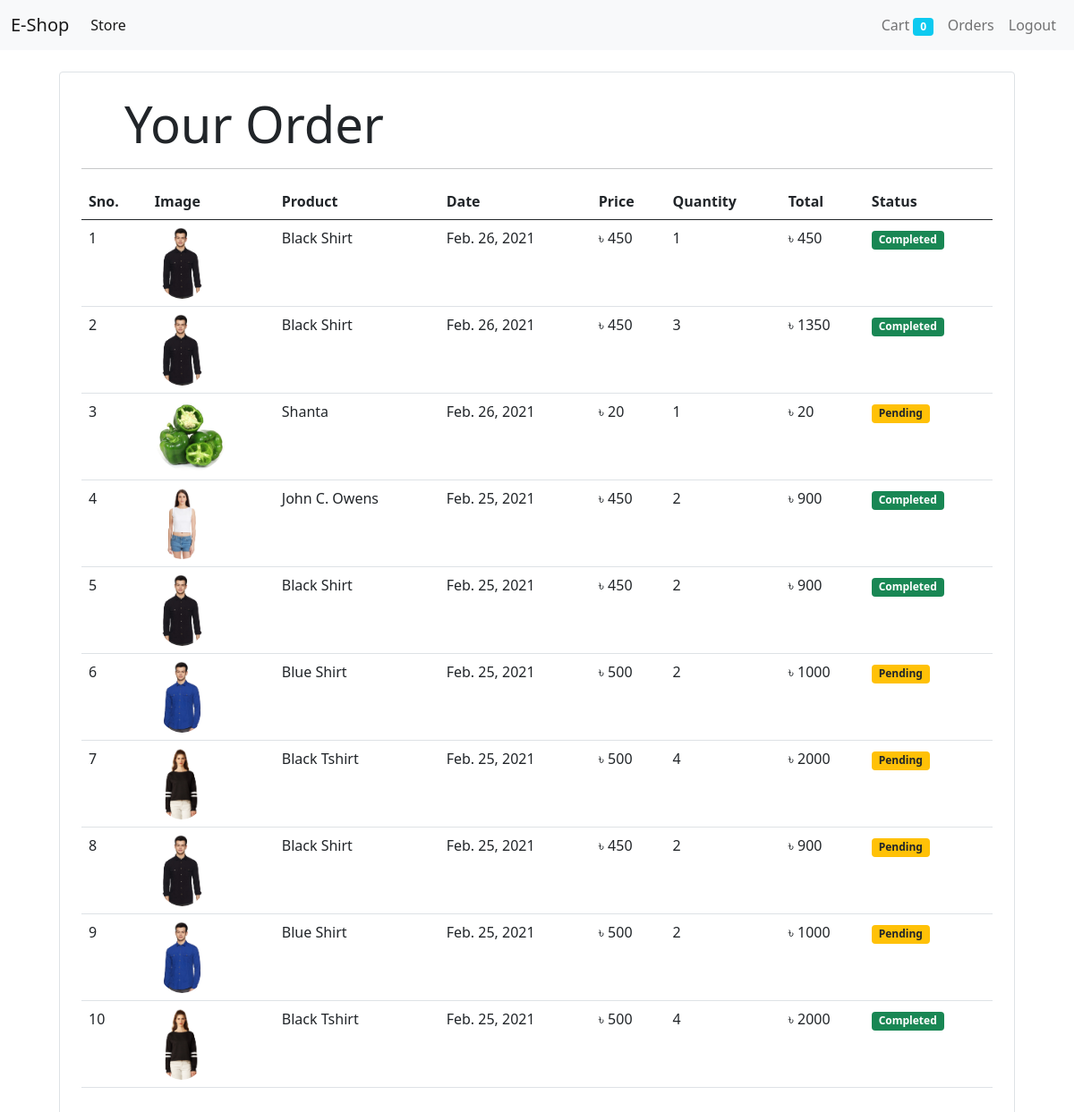
Screenshot of /orders (signed in) with the database file from the repository.
### store/models/orders.py (models this page shows, shortened)
class Order(models.Model):
    product = models.ForeignKey(Product, on_delete=models.CASCADE)
    customer = models.ForeignKey(Customer, on_delete=models.CASCADE)
    quantity = models.IntegerField(default=1)
    price = models.IntegerField()
    address = models.CharField(max_length=50, default='', blank=True)
    phone = models.CharField(max_length=15, default='', blank=True)
    date = models.DateField(default=datetime.datetime.today)
    status = models.BooleanField(default=False)
    @staticmethod
    def get_all_orders_by_customer(customer_id):
        return Order.objects.filter(customer = customer_id).order_by('-date')

### store/models/product.py (models this page shows, shortened)
class Product(models.Model):
    name = models.CharField(max_length=50)
    price = models.IntegerField(default=0)
    category = models.ForeignKey(Category, on_delete=models.CASCADE, default=1)
    description = models.CharField(max_length=200, default='', null=True, blank=True)
    image = models.ImageField(upload_to='uploads/products/')

### store/middlewares/auth.py (the view)
    def middleware(request):
        returnUrl = request.META['PATH_INFO']
        if not request.session.get('customer'):
            return redirect(f'login?return_url={returnUrl}')
        response = get_response(request)
        return response

### store/templatetags/custom_filter.py (called while the page is built)
@register.filter(name="currency")
def currency(number):
    return '৳ '+str(number)

@register.filter(name="multiply")
def multiply(number, number1):
    return number * number1

### store/views/orders.py (called while the page is built)
   def get(self, request):
       customer = request.session.get('customer')
       orders = Order.get_all_orders_by_customer(customer)
       return render(request, 'orders.html', {'orders': orders})

### store/templates/orders.html
{% extends 'base.html' %}
{% block content %}
{% load cart %}
{% load custom_filter %}
<div class="container">
    <div class="border rounded p-4 m-4">
        <p class="display-4 ms-4 ps-4">Your Order</p>
        <hr>
        <table class="table">
            <thead>
                <tr>
                    <th>Sno.</th>
                    <th>Image</th>
                    <th>Product</th>
                    <th>Date</th>
                    <th>Price</th>
                    <th>Quantity</th>
                    <th>Total</th>
                    <th>Status</th>
                </tr>
            </thead>
            <tbody>
                {% for order in orders %}
                <tr>
                    <td>{{ forloop.counter }}</td>
                    <td><img style="height: 80px;" class="rounded-circle" src="{{ order.product.image.url }}" alt=""></td>
                    <td>{{ order.product.name }}</td>
                    <td>{{ order.date }}</td>
                    <td>{{ order.price|currency }}</td>
                    <td>{{ order.quantity }}</td>
                    <td>{{ order.quantity|multiply:order.price|currency }}</td>
                    {% if order.status %}
                        <td><small class="badge bg-success">Completed</small></td>
                    {% else %}
                        <td><small class="badge bg-warning text-dark"">Pending</small></td>
                    {% endif %}
                </tr>
                {% endfor %}
            </tbody>
        </table>
    </div>
</div>
{% endblock content %}

### rows the page displays
Order: product.image (picture), product.name "Black Shirt", date "Feb. 26, 2021", price "৳ 450", quantity "1", quantity|multiply "৳ 450", status "Completed"
Order: product.image (picture), product.name "Black Shirt", date "Feb. 26, 2021", price "৳ 450", quantity "3", quantity|multiply "৳ 1350", status "Completed"
Order: product.image (picture), product.name "Shanta", date "Feb. 26, 2021", price "৳ 20", quantity "1", quantity|multiply "৳ 20", status "Pending"
Order: product.image (picture), product.name "John C. Owens", date "Feb. 25, 2021", price "৳ 450", quantity "2", quantity|multiply "৳ 900", status "Completed"
Order: product.image (picture), product.name "Black Shirt", date "Feb. 25, 2021", price "৳ 450", quantity "2", quantity|multiply "৳ 900", status "Completed"
Order: product.image (picture), product.name "Blue Shirt", date "Feb. 25, 2021", price "৳ 500", quantity "2", quantity|multiply "৳ 1000", status "Pending"
Order: product.image (picture), product.name "Black Tshirt", date "Feb. 25, 2021", price "৳ 500", quantity "4", quantity|multiply "৳ 2000", status "Pending"
Order: product.image (picture), product.name "Black Shirt", date "Feb. 25, 2021", price "৳ 450", quantity "2", quantity|multiply "৳ 900", status "Pending"
Order: product.image (picture), product.name "Blue Shirt", date "Feb. 25, 2021", price "৳ 500", quantity "2", quantity|multiply "৳ 1000", status "Pending"
Order: product.image (picture), product.name "Black Tshirt", date "Feb. 25, 2021", price "৳ 500", quantity "4", quantity|multiply "৳ 2000", status "Completed"

### other values shown
{{ request.session.cart.keys|length }} "0"
